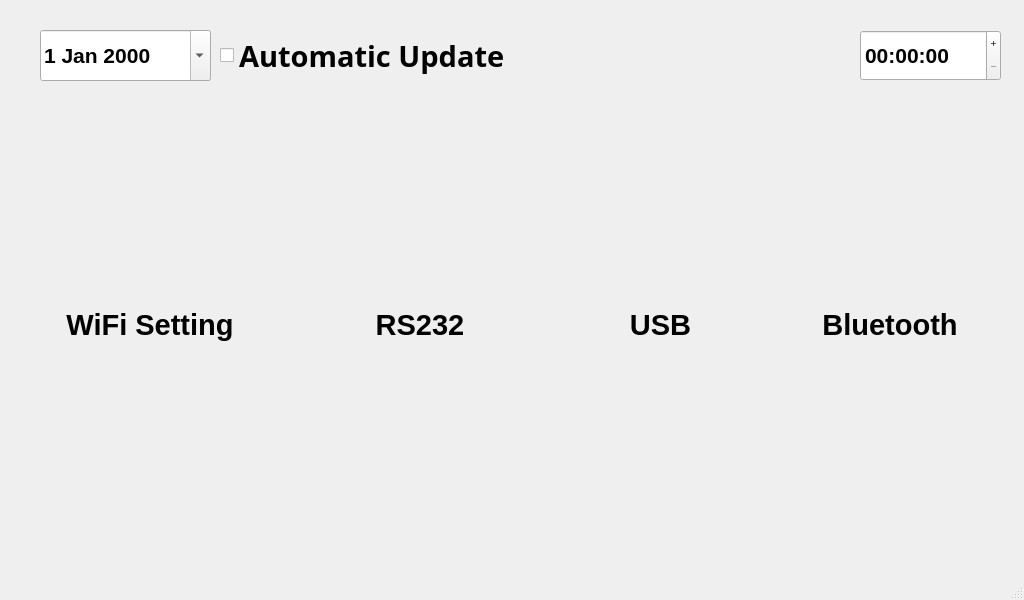
<?xml version="1.0" encoding="UTF-8"?>
<ui version="4.0">
 <class>MainWindow7</class>
 <widget class="QMainWindow" name="MainWindow7">
  <property name="geometry">
   <rect>
    <x>0</x>
    <y>0</y>
    <width>1024</width>
    <height>600</height>
   </rect>
  </property>
  <property name="windowTitle">
   <string>MainWindow</string>
  </property>
  <property name="iconSize">
   <size>
    <width>100</width>
    <height>100</height>
   </size>
  </property>
  <widget class="QWidget" name="centralwidget">
   <widget class="QLabel" name="label">
    <property name="geometry">
     <rect>
      <x>0</x>
      <y>0</y>
      <width>1024</width>
      <height>600</height>
     </rect>
    </property>
    <property name="autoFillBackground">
     <bool>false</bool>
    </property>
    <property name="text">
     <string/>
    </property>
    <property name="pixmap">
     <pixmap>pics/Standby.png</pixmap>
    </property>
   </widget>
   <widget class="QLabel" name="label_4">
    <property name="geometry">
     <rect>
      <x>50</x>
      <y>300</y>
      <width>200</width>
      <height>50</height>
     </rect>
    </property>
    <property name="text">
     <string>&lt;html&gt;&lt;head/&gt;&lt;body&gt;&lt;p align=&quot;center&quot;&gt;&lt;span style=&quot; font-size:22pt; font-weight:600;&quot;&gt;WiFi Setting&lt;/span&gt;&lt;/p&gt;&lt;/body&gt;&lt;/html&gt;</string>
    </property>
    <property name="scaledContents">
     <bool>true</bool>
    </property>
   </widget>
   <widget class="QLabel" name="label_6">
    <property name="geometry">
     <rect>
      <x>320</x>
      <y>300</y>
      <width>200</width>
      <height>50</height>
     </rect>
    </property>
    <property name="text">
     <string>&lt;html&gt;&lt;head/&gt;&lt;body&gt;&lt;p align=&quot;center&quot;&gt;&lt;span style=&quot; font-size:22pt; font-weight:600;&quot;&gt;RS232&lt;/span&gt;&lt;/p&gt;&lt;/body&gt;&lt;/html&gt;</string>
    </property>
    <property name="textFormat">
     <enum>Qt::RichText</enum>
    </property>
   </widget>
   <widget class="QLabel" name="label_7">
    <property name="geometry">
     <rect>
      <x>620</x>
      <y>300</y>
      <width>81</width>
      <height>50</height>
     </rect>
    </property>
    <property name="text">
     <string>&lt;html&gt;&lt;head/&gt;&lt;body&gt;&lt;p align=&quot;center&quot;&gt;&lt;span style=&quot; font-size:22pt; font-weight:600;&quot;&gt;USB&lt;/span&gt;&lt;/p&gt;&lt;/body&gt;&lt;/html&gt;</string>
    </property>
    <property name="scaledContents">
     <bool>false</bool>
    </property>
   </widget>
   <widget class="QPushButton" name="back">
    <property name="geometry">
     <rect>
      <x>40</x>
      <y>430</y>
      <width>100</width>
      <height>100</height>
     </rect>
    </property>
    <property name="text">
     <string/>
    </property>
    <property name="icon">
     <iconset>
      <normaloff>pics/1 (400 × 400 px).png</normaloff>pics/1 (400 × 400 px).png</iconset>
    </property>
    <property name="iconSize">
     <size>
      <width>90</width>
      <height>90</height>
     </size>
    </property>
    <property name="checkable">
     <bool>false</bool>
    </property>
    <property name="autoDefault">
     <bool>false</bool>
    </property>
    <property name="default">
     <bool>false</bool>
    </property>
    <property name="flat">
     <bool>true</bool>
    </property>
   </widget>
   <widget class="QPushButton" name="wifi">
    <property name="geometry">
     <rect>
      <x>100</x>
      <y>190</y>
      <width>100</width>
      <height>100</height>
     </rect>
    </property>
    <property name="text">
     <string/>
    </property>
    <property name="icon">
     <iconset>
      <normaloff>pics/1 (90 × 90 px) (5).png</normaloff>pics/1 (90 × 90 px) (5).png</iconset>
    </property>
    <property name="iconSize">
     <size>
      <width>100</width>
      <height>100</height>
     </size>
    </property>
    <property name="flat">
     <bool>true</bool>
    </property>
   </widget>
   <widget class="QPushButton" name="rs">
    <property name="geometry">
     <rect>
      <x>370</x>
      <y>190</y>
      <width>100</width>
      <height>100</height>
     </rect>
    </property>
    <property name="text">
     <string/>
    </property>
    <property name="icon">
     <iconset>
      <normaloff>pics/1 (90 × 90 px) (4).png</normaloff>pics/1 (90 × 90 px) (4).png</iconset>
    </property>
    <property name="iconSize">
     <size>
      <width>100</width>
      <height>100</height>
     </size>
    </property>
    <property name="flat">
     <bool>true</bool>
    </property>
   </widget>
   <widget class="QPushButton" name="usb">
    <property name="geometry">
     <rect>
      <x>610</x>
      <y>190</y>
      <width>100</width>
      <height>100</height>
     </rect>
    </property>
    <property name="text">
     <string/>
    </property>
    <property name="icon">
     <iconset>
      <normaloff>pics/1 (90 × 90 px) (6).png</normaloff>pics/1 (90 × 90 px) (6).png</iconset>
    </property>
    <property name="iconSize">
     <size>
      <width>100</width>
      <height>100</height>
     </size>
    </property>
    <property name="flat">
     <bool>true</bool>
    </property>
   </widget>
   <widget class="QPushButton" name="about">
    <property name="geometry">
     <rect>
      <x>849</x>
      <y>440</y>
      <width>100</width>
      <height>100</height>
     </rect>
    </property>
    <property name="text">
     <string/>
    </property>
    <property name="icon">
     <iconset>
      <normaloff>pics/about.png</normaloff>pics/about.png</iconset>
    </property>
    <property name="iconSize">
     <size>
      <width>200</width>
      <height>200</height>
     </size>
    </property>
    <property name="flat">
     <bool>true</bool>
    </property>
   </widget>
   <widget class="QPushButton" name="bluetooth">
    <property name="geometry">
     <rect>
      <x>840</x>
      <y>190</y>
      <width>100</width>
      <height>100</height>
     </rect>
    </property>
    <property name="text">
     <string/>
    </property>
    <property name="icon">
     <iconset>
      <normaloff>pics/bluetooth.png</normaloff>pics/bluetooth.png</iconset>
    </property>
    <property name="iconSize">
     <size>
      <width>70</width>
      <height>70</height>
     </size>
    </property>
    <property name="flat">
     <bool>true</bool>
    </property>
   </widget>
   <widget class="QLabel" name="label_2">
    <property name="geometry">
     <rect>
      <x>790</x>
      <y>300</y>
      <width>200</width>
      <height>50</height>
     </rect>
    </property>
    <property name="text">
     <string>&lt;html&gt;&lt;head/&gt;&lt;body&gt;&lt;p align=&quot;center&quot;&gt;&lt;span style=&quot; font-size:22pt; font-weight:600;&quot;&gt;Bluetooth&lt;/span&gt;&lt;/p&gt;&lt;/body&gt;&lt;/html&gt;</string>
    </property>
   </widget>
   <widget class="QTimeEdit" name="timeEdit">
    <property name="enabled">
     <bool>true</bool>
    </property>
    <property name="geometry">
     <rect>
      <x>860</x>
      <y>30</y>
      <width>141</width>
      <height>51</height>
     </rect>
    </property>
    <property name="font">
     <font>
      <pointsize>16</pointsize>
      <weight>75</weight>
      <bold>true</bold>
     </font>
    </property>
    <property name="wrapping">
     <bool>false</bool>
    </property>
    <property name="frame">
     <bool>true</bool>
    </property>
    <property name="buttonSymbols">
     <enum>QAbstractSpinBox::PlusMinus</enum>
    </property>
    <property name="maximumDate">
     <date>
      <year>2050</year>
      <month>1</month>
      <day>1</day>
     </date>
    </property>
    <property name="minimumDate">
     <date>
      <year>2020</year>
      <month>1</month>
      <day>1</day>
     </date>
    </property>
   </widget>
   <widget class="QDateEdit" name="dateEdit">
    <property name="geometry">
     <rect>
      <x>40</x>
      <y>30</y>
      <width>171</width>
      <height>51</height>
     </rect>
    </property>
    <property name="font">
     <font>
      <pointsize>16</pointsize>
      <weight>75</weight>
      <bold>true</bold>
     </font>
    </property>
    <property name="calendarPopup">
     <bool>true</bool>
    </property>
   </widget>
   <widget class="QCheckBox" name="checkBox">
    <property name="enabled">
     <bool>true</bool>
    </property>
    <property name="geometry">
     <rect>
      <x>220</x>
      <y>30</y>
      <width>621</width>
      <height>51</height>
     </rect>
    </property>
    <property name="sizeIncrement">
     <size>
      <width>0</width>
      <height>0</height>
     </size>
    </property>
    <property name="baseSize">
     <size>
      <width>0</width>
      <height>0</height>
     </size>
    </property>
    <property name="font">
     <font>
      <family>MS Shell rgb(0, 0, 0)Dlg 2</family>
      <pointsize>22</pointsize>
      <weight>75</weight>
      <italic>false</italic>
      <bold>true</bold>
     </font>
    </property>
    <property name="mouseTracking">
     <bool>true</bool>
    </property>
    <property name="autoFillBackground">
     <bool>false</bool>
    </property>
    <property name="styleSheet">
     <string notr="true">font: 600 22pt &quot;MS Shell rgb(0, 0, 0)Dlg 2&quot;;</string>
    </property>
    <property name="inputMethodHints">
     <set>Qt::ImhNone</set>
    </property>
    <property name="text">
     <string>Automatic Update</string>
    </property>
    <property name="iconSize">
     <size>
      <width>30</width>
      <height>30</height>
     </size>
    </property>
    <property name="checked">
     <bool>false</bool>
    </property>
    <property name="autoRepeat">
     <bool>false</bool>
    </property>
    <property name="tristate">
     <bool>false</bool>
    </property>
   </widget>
   <zorder>label</zorder>
   <zorder>label_4</zorder>
   <zorder>label_6</zorder>
   <zorder>label_7</zorder>
   <zorder>wifi</zorder>
   <zorder>rs</zorder>
   <zorder>usb</zorder>
   <zorder>back</zorder>
   <zorder>about</zorder>
   <zorder>bluetooth</zorder>
   <zorder>label_2</zorder>
   <zorder>timeEdit</zorder>
   <zorder>dateEdit</zorder>
   <zorder>checkBox</zorder>
  </widget>
  <widget class="QMenuBar" name="menubar">
   <property name="geometry">
    <rect>
     <x>0</x>
     <y>0</y>
     <width>1024</width>
     <height>21</height>
    </rect>
   </property>
  </widget>
  <widget class="QStatusBar" name="statusbar"/>
 </widget>
 <resources/>
 <connections/>
</ui>
